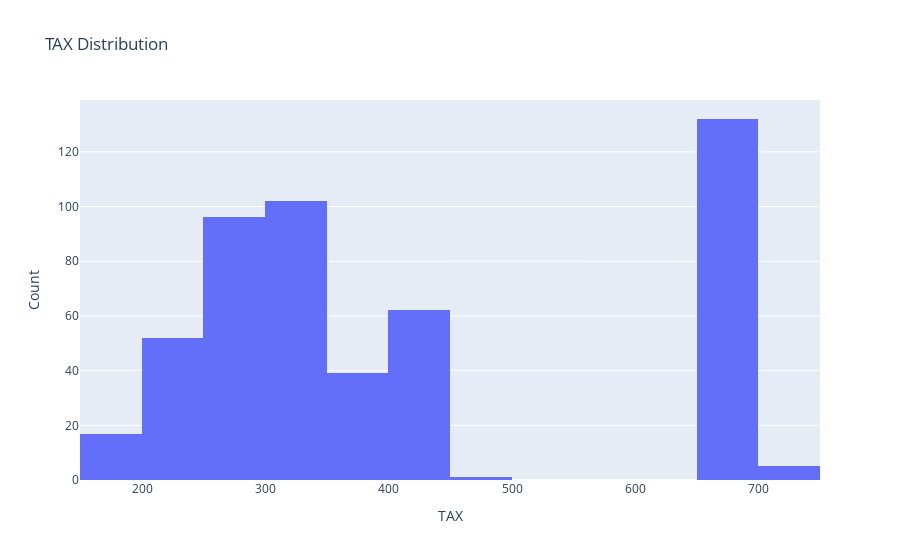

Source (notebook cell):
### Code cell
#fig = go.Figure(data=[go.Histogram(x=df['TAX'] )])
hist1 = go.Histogram(x=df['TAX'] )# df['TAX'] is a pandas series

data = [hist1]
layout = go.Layout(
    title='TAX Distribution',
    xaxis=dict(
    title='TAX'
    ),
    yaxis=dict(
        title='Count'
    )
)

#fig.show() # replace fig.show() with py.iplot([])
fig = go.Figure(data=data,layout=layout)
py.iplot(fig)

### Figure 1 — Plotly figure (JSON) as saved in the notebook; plotly's stock layout.template omitted (floating-point values rounded to 4 significant figures; data arrays with more than 128 entries replaced by an {"elided": "..."} marker saying what was removed)
{"data": [{"type": "histogram", "x": {"elided": "506 int values"}}], "layout": {"title": {"text": "TAX Distribution"}, "xaxis": {"title": {"text": "TAX"}}, "yaxis": {"title": {"text": "Count"}}}}
